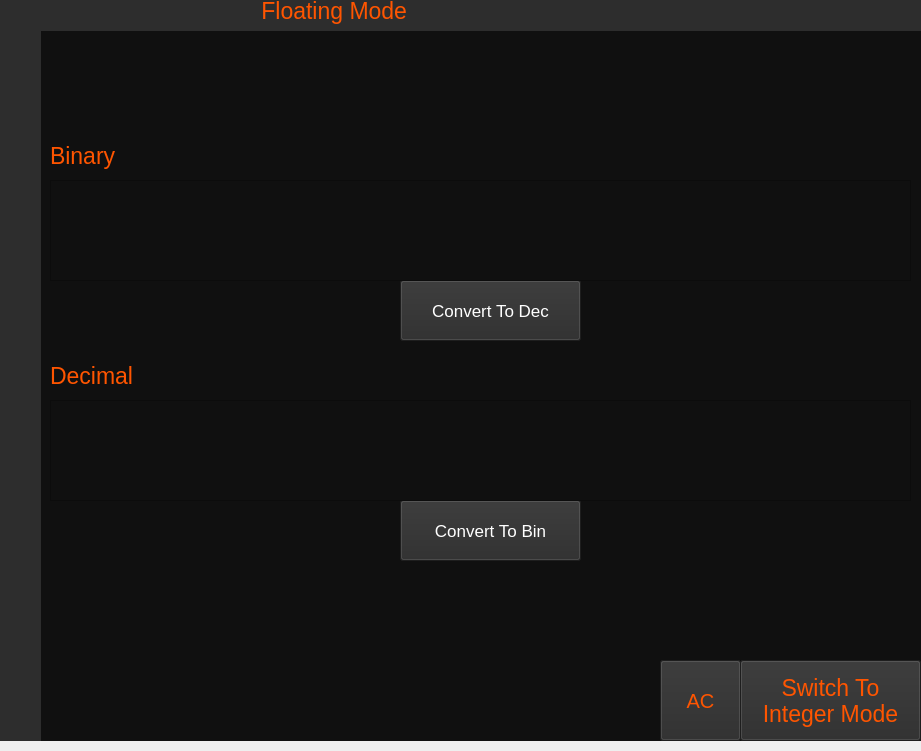
<?xml version="1.0" encoding="UTF-8"?>
<ui version="4.0">
 <class>MainWindow</class>
 <widget class="QMainWindow" name="MainWindow">
  <property name="geometry">
   <rect>
    <x>0</x>
    <y>0</y>
    <width>921</width>
    <height>751</height>
   </rect>
  </property>
  <property name="windowTitle">
   <string>MainWindow</string>
  </property>
  <property name="styleSheet">
   <string notr="true"/>
  </property>
  <widget class="QWidget" name="centralwidget">
   <widget class="QStackedWidget" name="calculator">
    <property name="geometry">
     <rect>
      <x>0</x>
      <y>-10</y>
      <width>921</width>
      <height>751</height>
     </rect>
    </property>
    <property name="styleSheet">
     <string notr="true">background-color: rgb(16, 16, 16);</string>
    </property>
    <property name="currentIndex">
     <number>0</number>
    </property>
    <widget class="QWidget" name="float_2">
     <widget class="QPushButton" name="switchtoint">
      <property name="geometry">
       <rect>
        <x>740</x>
        <y>670</y>
        <width>181</width>
        <height>81</height>
       </rect>
      </property>
      <property name="font">
       <font>
        <pointsize>17</pointsize>
       </font>
      </property>
      <property name="styleSheet">
       <string notr="true">background-color: rgb(42, 42, 42);
color: rgb(255, 85, 0);</string>
      </property>
      <property name="text">
       <string>Switch To
Integer Mode</string>
      </property>
     </widget>
     <widget class="QLabel" name="label_6">
      <property name="geometry">
       <rect>
        <x>0</x>
        <y>0</y>
        <width>921</width>
        <height>41</height>
       </rect>
      </property>
      <property name="font">
       <font>
        <pointsize>17</pointsize>
       </font>
      </property>
      <property name="styleSheet">
       <string notr="true">color: rgb(255, 85, 0);
background-color: rgb(45, 45, 45);</string>
      </property>
      <property name="text">
       <string>                                         Floating Mode</string>
      </property>
     </widget>
     <widget class="QLabel" name="label_7">
      <property name="geometry">
       <rect>
        <x>0</x>
        <y>40</y>
        <width>41</width>
        <height>711</height>
       </rect>
      </property>
      <property name="styleSheet">
       <string notr="true">background-color: rgb(45, 45, 45);</string>
      </property>
      <property name="text">
       <string/>
      </property>
     </widget>
     <widget class="QTextEdit" name="binScreen_f">
      <property name="geometry">
       <rect>
        <x>50</x>
        <y>190</y>
        <width>861</width>
        <height>101</height>
       </rect>
      </property>
      <property name="font">
       <font>
        <pointsize>17</pointsize>
       </font>
      </property>
      <property name="styleSheet">
       <string notr="true">color: rgb(255, 255, 255);</string>
      </property>
     </widget>
     <widget class="QTextEdit" name="decScreen_f">
      <property name="geometry">
       <rect>
        <x>50</x>
        <y>410</y>
        <width>861</width>
        <height>101</height>
       </rect>
      </property>
      <property name="font">
       <font>
        <pointsize>17</pointsize>
       </font>
      </property>
      <property name="styleSheet">
       <string notr="true">color: rgb(255, 255, 255);</string>
      </property>
     </widget>
     <widget class="QLabel" name="label_8">
      <property name="geometry">
       <rect>
        <x>50</x>
        <y>150</y>
        <width>81</width>
        <height>31</height>
       </rect>
      </property>
      <property name="font">
       <font>
        <pointsize>17</pointsize>
       </font>
      </property>
      <property name="styleSheet">
       <string notr="true">color: rgb(255, 85, 0);</string>
      </property>
      <property name="text">
       <string>Binary</string>
      </property>
     </widget>
     <widget class="QLabel" name="label_9">
      <property name="geometry">
       <rect>
        <x>50</x>
        <y>370</y>
        <width>101</width>
        <height>31</height>
       </rect>
      </property>
      <property name="font">
       <font>
        <pointsize>17</pointsize>
       </font>
      </property>
      <property name="styleSheet">
       <string notr="true">color: rgb(255, 85, 0);</string>
      </property>
      <property name="text">
       <string>Decimal</string>
      </property>
     </widget>
     <widget class="QPushButton" name="binToDec_f">
      <property name="geometry">
       <rect>
        <x>400</x>
        <y>290</y>
        <width>181</width>
        <height>61</height>
       </rect>
      </property>
      <property name="font">
       <font>
        <pointsize>13</pointsize>
       </font>
      </property>
      <property name="styleSheet">
       <string notr="true">background-color: rgb(42, 42, 42);
color: rgb(255, 255, 255);</string>
      </property>
      <property name="text">
       <string>Convert To Dec</string>
      </property>
     </widget>
     <widget class="QPushButton" name="decToBin_f">
      <property name="geometry">
       <rect>
        <x>400</x>
        <y>510</y>
        <width>181</width>
        <height>61</height>
       </rect>
      </property>
      <property name="font">
       <font>
        <pointsize>13</pointsize>
       </font>
      </property>
      <property name="styleSheet">
       <string notr="true">background-color: rgb(42, 42, 42);
color: rgb(255, 255, 255);</string>
      </property>
      <property name="text">
       <string>Convert To Bin</string>
      </property>
     </widget>
     <widget class="QPushButton" name="not_i_3">
      <property name="geometry">
       <rect>
        <x>660</x>
        <y>670</y>
        <width>81</width>
        <height>81</height>
       </rect>
      </property>
      <property name="font">
       <font>
        <pointsize>15</pointsize>
       </font>
      </property>
      <property name="styleSheet">
       <string notr="true">background-color: rgb(42, 42, 42);
color: rgb(255, 85, 0);</string>
      </property>
      <property name="text">
       <string>AC</string>
      </property>
     </widget>
     <zorder>switchtoint</zorder>
     <zorder>label_6</zorder>
     <zorder>label_7</zorder>
     <zorder>label_8</zorder>
     <zorder>label_9</zorder>
     <zorder>binToDec_f</zorder>
     <zorder>decToBin_f</zorder>
     <zorder>binScreen_f</zorder>
     <zorder>decScreen_f</zorder>
     <zorder>not_i_3</zorder>
    </widget>
    <widget class="QWidget" name="int_2">
     <widget class="QPushButton" name="switchtofloat">
      <property name="geometry">
       <rect>
        <x>660</x>
        <y>670</y>
        <width>261</width>
        <height>81</height>
       </rect>
      </property>
      <property name="font">
       <font>
        <pointsize>17</pointsize>
       </font>
      </property>
      <property name="styleSheet">
       <string notr="true">background-color: rgb(42, 42, 42);
color: rgb(255, 85, 0);</string>
      </property>
      <property name="text">
       <string>Switch To
Floating Point Mode</string>
      </property>
     </widget>
     <widget class="QLabel" name="label">
      <property name="geometry">
       <rect>
        <x>50</x>
        <y>70</y>
        <width>81</width>
        <height>31</height>
       </rect>
      </property>
      <property name="font">
       <font>
        <pointsize>17</pointsize>
       </font>
      </property>
      <property name="styleSheet">
       <string notr="true">color: rgb(255, 85, 0);</string>
      </property>
      <property name="text">
       <string>Binary</string>
      </property>
     </widget>
     <widget class="QLabel" name="label_2">
      <property name="geometry">
       <rect>
        <x>50</x>
        <y>240</y>
        <width>101</width>
        <height>31</height>
       </rect>
      </property>
      <property name="font">
       <font>
        <pointsize>17</pointsize>
       </font>
      </property>
      <property name="styleSheet">
       <string notr="true">color: rgb(255, 85, 0);</string>
      </property>
      <property name="text">
       <string>Decimal</string>
      </property>
     </widget>
     <widget class="QLabel" name="label_3">
      <property name="geometry">
       <rect>
        <x>50</x>
        <y>410</y>
        <width>101</width>
        <height>31</height>
       </rect>
      </property>
      <property name="font">
       <font>
        <pointsize>17</pointsize>
       </font>
      </property>
      <property name="styleSheet">
       <string notr="true">color: rgb(255, 85, 0);</string>
      </property>
      <property name="text">
       <string>Heximal</string>
      </property>
     </widget>
     <widget class="QLabel" name="label_4">
      <property name="geometry">
       <rect>
        <x>0</x>
        <y>0</y>
        <width>921</width>
        <height>41</height>
       </rect>
      </property>
      <property name="font">
       <font>
        <pointsize>17</pointsize>
       </font>
      </property>
      <property name="styleSheet">
       <string notr="true">color: rgb(255, 85, 0);
background-color: rgb(45, 45, 45);</string>
      </property>
      <property name="text">
       <string>                                         Integer Mode</string>
      </property>
     </widget>
     <widget class="QTextEdit" name="binScreen_i">
      <property name="geometry">
       <rect>
        <x>50</x>
        <y>110</y>
        <width>821</width>
        <height>51</height>
       </rect>
      </property>
      <property name="font">
       <font>
        <pointsize>17</pointsize>
       </font>
      </property>
      <property name="styleSheet">
       <string notr="true">color: rgb(255, 255, 255);</string>
      </property>
     </widget>
     <widget class="QTextEdit" name="decScreen_i">
      <property name="geometry">
       <rect>
        <x>50</x>
        <y>280</y>
        <width>821</width>
        <height>51</height>
       </rect>
      </property>
      <property name="font">
       <font>
        <pointsize>17</pointsize>
       </font>
      </property>
      <property name="styleSheet">
       <string notr="true">color: rgb(255, 255, 255);</string>
      </property>
     </widget>
     <widget class="QTextEdit" name="hexScreen_i">
      <property name="geometry">
       <rect>
        <x>50</x>
        <y>450</y>
        <width>821</width>
        <height>51</height>
       </rect>
      </property>
      <property name="font">
       <font>
        <pointsize>17</pointsize>
       </font>
      </property>
      <property name="styleSheet">
       <string notr="true">color: rgb(255, 255, 255);</string>
      </property>
     </widget>
     <widget class="QPushButton" name="equalBin_i">
      <property name="geometry">
       <rect>
        <x>870</x>
        <y>110</y>
        <width>51</width>
        <height>51</height>
       </rect>
      </property>
      <property name="font">
       <font>
        <pointsize>15</pointsize>
       </font>
      </property>
      <property name="styleSheet">
       <string notr="true">background-color: rgb(42, 42, 42);
color: rgb(255, 255, 255);</string>
      </property>
      <property name="text">
       <string>=</string>
      </property>
     </widget>
     <widget class="QPushButton" name="equalDec_i">
      <property name="geometry">
       <rect>
        <x>870</x>
        <y>280</y>
        <width>51</width>
        <height>51</height>
       </rect>
      </property>
      <property name="font">
       <font>
        <pointsize>15</pointsize>
       </font>
      </property>
      <property name="styleSheet">
       <string notr="true">background-color: rgb(42, 42, 42);
color: rgb(255, 255, 255);</string>
      </property>
      <property name="text">
       <string>=</string>
      </property>
     </widget>
     <widget class="QPushButton" name="equalHex_i">
      <property name="geometry">
       <rect>
        <x>870</x>
        <y>450</y>
        <width>51</width>
        <height>51</height>
       </rect>
      </property>
      <property name="font">
       <font>
        <pointsize>15</pointsize>
       </font>
      </property>
      <property name="styleSheet">
       <string notr="true">background-color: rgb(42, 42, 42);
color: rgb(255, 255, 255);</string>
      </property>
      <property name="text">
       <string>=</string>
      </property>
     </widget>
     <widget class="QPushButton" name="dichTrai">
      <property name="geometry">
       <rect>
        <x>420</x>
        <y>670</y>
        <width>81</width>
        <height>81</height>
       </rect>
      </property>
      <property name="font">
       <font>
        <pointsize>15</pointsize>
       </font>
      </property>
      <property name="styleSheet">
       <string notr="true">background-color: rgb(42, 42, 42);
color: rgb(255, 255, 255);</string>
      </property>
      <property name="text">
       <string>SHL</string>
      </property>
     </widget>
     <widget class="QPushButton" name="dichPhai">
      <property name="geometry">
       <rect>
        <x>340</x>
        <y>670</y>
        <width>81</width>
        <height>81</height>
       </rect>
      </property>
      <property name="font">
       <font>
        <pointsize>15</pointsize>
       </font>
      </property>
      <property name="styleSheet">
       <string notr="true">background-color: rgb(42, 42, 42);
color: rgb(255, 255, 255);</string>
      </property>
      <property name="text">
       <string>SHR</string>
      </property>
     </widget>
     <widget class="QPushButton" name="xoayTrai">
      <property name="geometry">
       <rect>
        <x>500</x>
        <y>670</y>
        <width>81</width>
        <height>81</height>
       </rect>
      </property>
      <property name="font">
       <font>
        <pointsize>15</pointsize>
       </font>
      </property>
      <property name="styleSheet">
       <string notr="true">background-color: rgb(42, 42, 42);
color: rgb(255, 255, 255);</string>
      </property>
      <property name="text">
       <string>ROL</string>
      </property>
     </widget>
     <widget class="QPushButton" name="xoayPhai">
      <property name="geometry">
       <rect>
        <x>580</x>
        <y>670</y>
        <width>81</width>
        <height>81</height>
       </rect>
      </property>
      <property name="font">
       <font>
        <pointsize>15</pointsize>
       </font>
      </property>
      <property name="styleSheet">
       <string notr="true">background-color: rgb(42, 42, 42);
color: rgb(255, 255, 255);</string>
      </property>
      <property name="text">
       <string>ROR</string>
      </property>
     </widget>
     <widget class="QPushButton" name="binToDec_i">
      <property name="geometry">
       <rect>
        <x>260</x>
        <y>160</y>
        <width>181</width>
        <height>61</height>
       </rect>
      </property>
      <property name="font">
       <font>
        <pointsize>13</pointsize>
       </font>
      </property>
      <property name="styleSheet">
       <string notr="true">background-color: rgb(42, 42, 42);
color: rgb(255, 255, 255);</string>
      </property>
      <property name="text">
       <string>Convert To Dec</string>
      </property>
     </widget>
     <widget class="QPushButton" name="binToHex_i">
      <property name="geometry">
       <rect>
        <x>500</x>
        <y>160</y>
        <width>181</width>
        <height>61</height>
       </rect>
      </property>
      <property name="font">
       <font>
        <pointsize>13</pointsize>
       </font>
      </property>
      <property name="styleSheet">
       <string notr="true">background-color: rgb(42, 42, 42);
color: rgb(255, 255, 255);</string>
      </property>
      <property name="text">
       <string>Convert To Hex</string>
      </property>
     </widget>
     <widget class="QPushButton" name="decToBin_i">
      <property name="geometry">
       <rect>
        <x>260</x>
        <y>330</y>
        <width>181</width>
        <height>61</height>
       </rect>
      </property>
      <property name="font">
       <font>
        <pointsize>13</pointsize>
       </font>
      </property>
      <property name="styleSheet">
       <string notr="true">background-color: rgb(42, 42, 42);
color: rgb(255, 255, 255);</string>
      </property>
      <property name="text">
       <string>Convert To Bin</string>
      </property>
     </widget>
     <widget class="QPushButton" name="decToHex_i">
      <property name="geometry">
       <rect>
        <x>500</x>
        <y>330</y>
        <width>181</width>
        <height>61</height>
       </rect>
      </property>
      <property name="font">
       <font>
        <pointsize>13</pointsize>
       </font>
      </property>
      <property name="styleSheet">
       <string notr="true">background-color: rgb(42, 42, 42);
color: rgb(255, 255, 255);</string>
      </property>
      <property name="text">
       <string>Convert To Hex</string>
      </property>
     </widget>
     <widget class="QPushButton" name="hexToBin_i">
      <property name="geometry">
       <rect>
        <x>260</x>
        <y>500</y>
        <width>181</width>
        <height>61</height>
       </rect>
      </property>
      <property name="font">
       <font>
        <pointsize>13</pointsize>
       </font>
      </property>
      <property name="styleSheet">
       <string notr="true">background-color: rgb(42, 42, 42);
color: rgb(255, 255, 255);</string>
      </property>
      <property name="text">
       <string>Convert To Bin</string>
      </property>
     </widget>
     <widget class="QPushButton" name="hexToDec_i">
      <property name="geometry">
       <rect>
        <x>500</x>
        <y>500</y>
        <width>181</width>
        <height>61</height>
       </rect>
      </property>
      <property name="font">
       <font>
        <pointsize>13</pointsize>
       </font>
      </property>
      <property name="styleSheet">
       <string notr="true">background-color: rgb(42, 42, 42);
color: rgb(255, 255, 255);</string>
      </property>
      <property name="text">
       <string>Convert To Dec</string>
      </property>
     </widget>
     <widget class="QLabel" name="label_5">
      <property name="geometry">
       <rect>
        <x>0</x>
        <y>40</y>
        <width>41</width>
        <height>711</height>
       </rect>
      </property>
      <property name="styleSheet">
       <string notr="true">background-color: rgb(45, 45, 45);</string>
      </property>
      <property name="text">
       <string/>
      </property>
     </widget>
     <widget class="QPushButton" name="not_i">
      <property name="geometry">
       <rect>
        <x>260</x>
        <y>670</y>
        <width>81</width>
        <height>81</height>
       </rect>
      </property>
      <property name="font">
       <font>
        <pointsize>15</pointsize>
       </font>
      </property>
      <property name="styleSheet">
       <string notr="true">background-color: rgb(42, 42, 42);
color: rgb(255, 255, 255);</string>
      </property>
      <property name="text">
       <string>NOT</string>
      </property>
     </widget>
     <widget class="QPushButton" name="not_i_2">
      <property name="geometry">
       <rect>
        <x>180</x>
        <y>670</y>
        <width>81</width>
        <height>81</height>
       </rect>
      </property>
      <property name="font">
       <font>
        <pointsize>15</pointsize>
       </font>
      </property>
      <property name="styleSheet">
       <string notr="true">background-color: rgb(42, 42, 42);
color: rgb(255, 85, 0);</string>
      </property>
      <property name="text">
       <string>AC</string>
      </property>
     </widget>
     <zorder>switchtofloat</zorder>
     <zorder>xoayPhai</zorder>
     <zorder>xoayTrai</zorder>
     <zorder>dichTrai</zorder>
     <zorder>label_5</zorder>
     <zorder>equalHex_i</zorder>
     <zorder>equalDec_i</zorder>
     <zorder>equalBin_i</zorder>
     <zorder>label</zorder>
     <zorder>label_2</zorder>
     <zorder>label_3</zorder>
     <zorder>label_4</zorder>
     <zorder>dichPhai</zorder>
     <zorder>binToDec_i</zorder>
     <zorder>binToHex_i</zorder>
     <zorder>decToBin_i</zorder>
     <zorder>decToHex_i</zorder>
     <zorder>hexToBin_i</zorder>
     <zorder>hexToDec_i</zorder>
     <zorder>binScreen_i</zorder>
     <zorder>decScreen_i</zorder>
     <zorder>hexScreen_i</zorder>
     <zorder>not_i</zorder>
     <zorder>not_i_2</zorder>
    </widget>
   </widget>
  </widget>
 </widget>
 <resources/>
 <connections/>
</ui>
